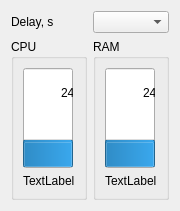
<?xml version="1.0" encoding="UTF-8"?>
<ui version="4.0">
 <class>Form</class>
 <widget class="QWidget" name="Form">
  <property name="geometry">
   <rect>
    <x>0</x>
    <y>0</y>
    <width>170</width>
    <height>210</height>
   </rect>
  </property>
  <property name="maximumSize">
   <size>
    <width>170</width>
    <height>210</height>
   </size>
  </property>
  <property name="windowTitle">
   <string>Load</string>
  </property>
  <layout class="QHBoxLayout" name="horizontalLayout_3">
   <item>
    <layout class="QVBoxLayout" name="verticalLayout_3">
     <item>
      <layout class="QHBoxLayout" name="horizontalLayout_2">
       <item>
        <widget class="QLabel" name="delayLabel">
         <property name="text">
          <string>Delay, s</string>
         </property>
        </widget>
       </item>
       <item>
        <widget class="QComboBox" name="delayComboBox"/>
       </item>
      </layout>
     </item>
     <item>
      <layout class="QHBoxLayout" name="horizontalLayout">
       <item>
        <widget class="QGroupBox" name="groupBox">
         <property name="title">
          <string>CPU</string>
         </property>
         <layout class="QVBoxLayout" name="verticalLayout">
          <item>
           <widget class="QProgressBar" name="cpuProgressBar">
            <property name="minimumSize">
             <size>
              <width>50</width>
              <height>100</height>
             </size>
            </property>
            <property name="maximumSize">
             <size>
              <width>50</width>
              <height>100</height>
             </size>
            </property>
            <property name="value">
             <number>24</number>
            </property>
            <property name="orientation">
             <enum>Qt::Vertical</enum>
            </property>
           </widget>
          </item>
          <item>
           <widget class="QLabel" name="cpuLabel">
            <property name="text">
             <string>TextLabel</string>
            </property>
           </widget>
          </item>
         </layout>
        </widget>
       </item>
       <item>
        <widget class="QGroupBox" name="groupBox_2">
         <property name="title">
          <string>RAM</string>
         </property>
         <layout class="QVBoxLayout" name="verticalLayout_2">
          <item>
           <widget class="QProgressBar" name="ramProgressBar">
            <property name="minimumSize">
             <size>
              <width>50</width>
              <height>100</height>
             </size>
            </property>
            <property name="maximumSize">
             <size>
              <width>50</width>
              <height>100</height>
             </size>
            </property>
            <property name="value">
             <number>24</number>
            </property>
            <property name="orientation">
             <enum>Qt::Vertical</enum>
            </property>
           </widget>
          </item>
          <item>
           <widget class="QLabel" name="ramLabel">
            <property name="text">
             <string>TextLabel</string>
            </property>
           </widget>
          </item>
         </layout>
        </widget>
       </item>
      </layout>
     </item>
    </layout>
   </item>
  </layout>
 </widget>
 <resources/>
 <connections/>
</ui>
